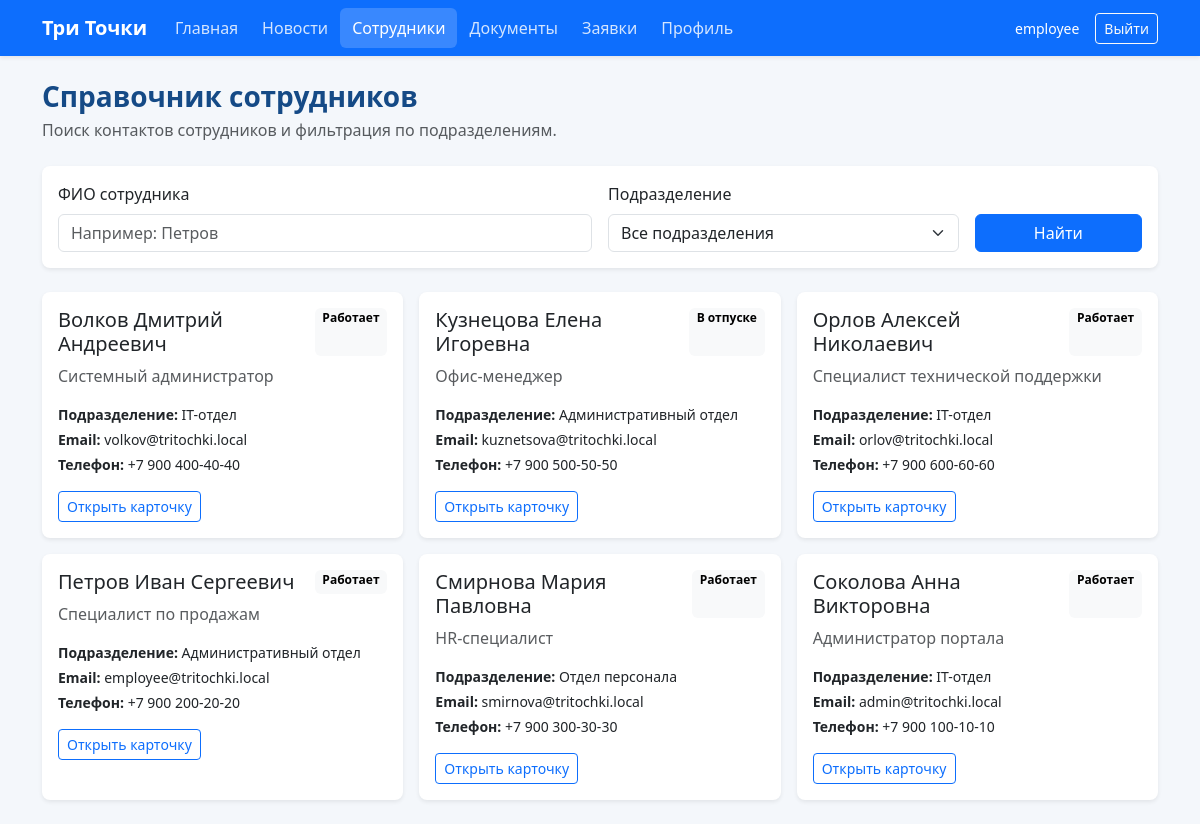
Before: /employees/ (signed in) with the older database file.
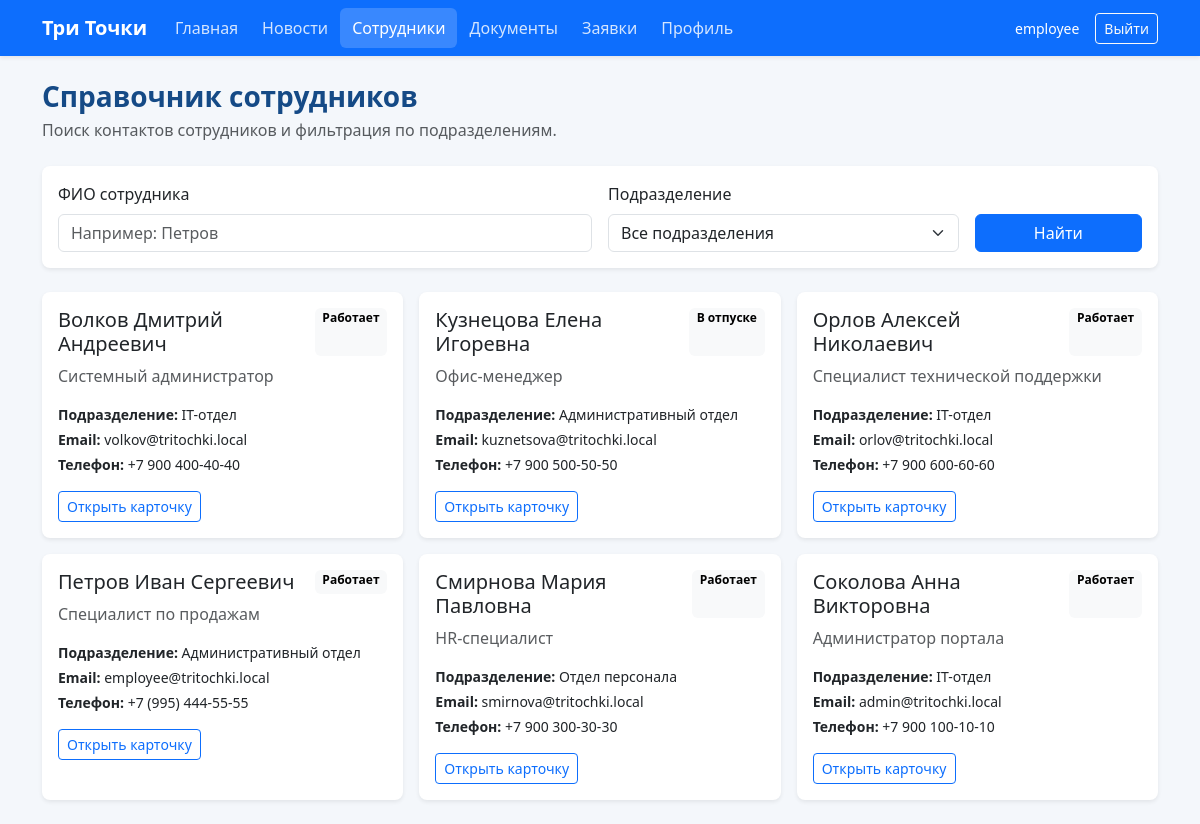
After: the same page with the newer database file.
### portal/models.py (models this page shows, shortened)
class EmployeeProfile(models.Model):
    STATUS_WORKS = 'works'
    STATUS_VACATION = 'on_vacation'
    STATUS_DISMISSED = 'dismissed'
    STATUS_CHOICES = [
        (STATUS_WORKS, 'Работает'),
        (STATUS_VACATION, 'В отпуске'),
        (STATUS_DISMISSED, 'Уволен'),
    ]
    user = models.OneToOneField(
        User,
        on_delete=models.CASCADE,
        related_name='employee_profile',
        verbose_name='Пользователь',
    )
    full_name = models.CharField('ФИО', max_length=150)
    position = models.CharField('Должность', max_length=100)
    department = models.ForeignKey(
        Department,
        on_delete=models.SET_NULL,
        null=True,
        blank=True,
        related_name='employees',
        verbose_name='Отдел',
    )
    email = models.EmailField('Email')
    phone = models.CharField('Телефон', max_length=30, blank=True)
    status = models.CharField(
        'Статус',
        max_length=20,
        choices=STATUS_CHOICES,
        default=STATUS_WORKS,
    )
    additional_contact = models.TextField('Дополнительные контакты', blank=True)
    class Meta:
        verbose_name = 'Профиль сотрудника'
        verbose_name_plural = 'Профили сотрудников'
        ordering = ['full_name']

class Department(models.Model):
    name = models.CharField('Название отдела', max_length=100, unique=True)
    description = models.TextField('Описание', blank=True)
    class Meta:
        verbose_name = 'Отдел'
        verbose_name_plural = 'Отделы'
        ordering = ['name']
    def __str__(self):
        return self.name

### portal/views.py (the view)
# urls.py: path('employees/', views.employees_list_view, name='employees_list'),
@login_required
def employees_list_view(request):
    search_query = request.GET.get('q', '').strip()
    department_id = request.GET.get('department', '').strip()
    employees = EmployeeProfile.objects.select_related('department', 'user').all()
    departments = Department.objects.all()
    if department_id:
        employees = employees.filter(department_id=department_id)
    if search_query:
        employees = filter_by_casefold(employees, 'full_name', search_query)
    context = {
        'employees': employees,
        'departments': departments,
        'search_query': search_query,
        'selected_department': department_id,
    }
    return render(request, 'portal/employees_list.html', context)

### portal/templates/portal/employees_list.html (shortened to what this page needs)
{% extends 'portal/base.html' %}
{% block content %}
<div class="d-flex justify-content-between align-items-start gap-3 mb-4">
    <div>
        <h1 class="h3 mb-1">Справочник сотрудников</h1>
        <p class="text-muted mb-0">Поиск контактов сотрудников и фильтрация по подразделениям.</p>
    </div>
</div>
<div class="card border-0 shadow-sm mb-4">
    <div class="card-body">
        <form class="row g-3" method="get">
            <div class="col-md-6">
                <label class="form-label" for="employee-search">ФИО сотрудника</label>
                <input
                    class="form-control"
                    id="employee-search"
                    type="search"
                    name="q"
                    value="{{ search_query }}"
                    placeholder="Например: Петров"
                >
            </div>
            <div class="col-md-4">
                <label class="form-label" for="department-filter">Подразделение</label>
                <select class="form-select" id="department-filter" name="department">
                    <option value="">Все подразделения</option>
                </select>
            </div>
            <div class="col-md-2 d-flex align-items-end gap-2">
                <button class="btn btn-primary w-100" type="submit">Найти</button>
            </div>
        </form>
    </div>
</div>
<div class="row g-3">
    {% for employee in employees %}
        <div class="col-md-6 col-xl-4">
            <div class="card border-0 shadow-sm h-100">
                <div class="card-body">
                    <div class="d-flex justify-content-between gap-3 mb-2">
                        <h2 class="h5 mb-0">{{ employee.full_name }}</h2>
                        <span class="badge text-bg-light">{{ employee.get_status_display }}</span>
                    </div>
                    <div class="text-muted mb-3">{{ employee.position }}</div>
                    <div class="small mb-1"><strong>Подразделение:</strong> {{ employee.department|default:"Не указано" }}</div>
                    <div class="small mb-1"><strong>Email:</strong> {{ employee.email }}</div>
                    <div class="small mb-3"><strong>Телефон:</strong> {{ employee.phone|default:"Не указан" }}</div>
                    <div class="d-flex flex-wrap gap-2">
                        <a class="btn btn-outline-primary btn-sm" href="{% url 'employee_detail' employee.id %}">
                            Открыть карточку
                        </a>
                    </div>
                </div>
            </div>
        </div>
    {% endfor %}
</div>
{% endblock %}

Changed rows visible on the page:
changed EmployeeProfile "Петров Иван Сергеевич": phone "+7 900 200-20-20" → "+7 (995) 444-55-55"
